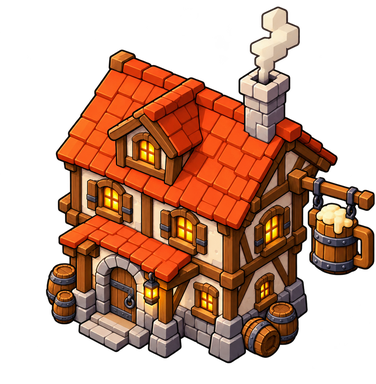
#> input picture src/assets/castle/tavern.png, 376 x 384 px, given in place of enemy-grunt.png, which was not available
$ python import-art.py ../src/assets/castle/tavern.png
#> lines starting #> are read from the running program, lines starting #| are printed output that depends on the picture; pictures that were not available may be replaced by others from this repository, and a replacement may not be noted
"""
Imports finished art from the project art folder into the game.

Sources are big transparent PNGs where the subject fills the canvas, so each
is cropped to its visible pixels and shrunk to a game-sized file. On-screen
sizes come from the renderer (the art guide's scale table), not the images.
Writes src/assets/<group>/<name> plus src/assets/aspects.json (width / height).

Usage: python3 tools/import-art.py [art folder] [--only dest,dest,...]
(--only re-imports just those destination files and keeps the rest of aspects.json.)
"""
import json
import sys
from pathlib import Path

from PIL import Image

args = [a for a in sys.argv[1:] if not a.startswith('--')]
ONLY = next((set(a.split('=', 1)[1].split(',')) for a in sys.argv[1:] if a.startswith('--only=')), None)
ART = Path(args[0] if args else '/mnt/project-files/art')
OUT = Path(__file__).resolve().parent.parent / 'src' / 'assets'

# (source, destination, longest side in pixels). Sizes are about twice the largest
# on-screen size at 1440p, so sprites stay sharp on high-DPI screens; WebP keeps the build small.
ITEMS = [
    *[(f'sprites/{n}.png', f'sprites/{n}.webp', 512) for n in [
        'enemy-grunt', 'enemy-chucker', 'enemy-rider', 'enemy-monk', 'enemy-runner', 'defender-soldier', 'defender-archer']],
    *[(f'sprites/{n}.png', f'sprites/{n}.webp', 768) for n in [
        'enemy-ogre', 'enemy-warlord', 'enemy-catapult', 'defender-catapult']],
    ('castle/tower-crossbow.png', 'castle/tower-crossbow.webp', 768),
    ('castle/keep.png', 'castle/keep.webp', 1024),
    ('fx/fx-bolt.png', 'fx/bolt.webp', 256),
    ('fx/fx-enemy-bolt.png', 'fx/enemy-bolt.webp', 256),
    ('fx/fx-royal-shield.png', 'fx/royal-shield.webp', 1024),
    ('fx/fx-royal-shield-hit.png', 'fx/royal-shield-hit.webp', 1024),
    ('characters/queen-neutral.png', 'characters/queen.webp', 512),
    ('castle/wall-damage-states.png', 'castle/wall-damage-states.webp', 1024),
    *[(f'fx/fx-{n}.png', f'fx/{n}.webp', 320) for n in [
        'arrow', 'boulder', 'rock', 'stone', 'explosion', 'impact', 'shield-arc', 'fireball']],
    *[(f'icons/icon-{n}.png', f'icons/{n}.png', 128) for n in [
        'gold', 'renown', 'shield', 'slap', 'vigor', 'call-wave']],
]

# Background maps are opaque, so they go in as JPEG at a size that keeps the voxel detail.
MAPS = [
    ('maps/forest-background-hd.png', 'maps/forest.jpg', 3072),
]
# Props sheet: a 4 x 2 grid; we use the crater and the scorch mark.
PROPS = [('maps/forest-props.png', 'maps/crater.webp', 6), ('maps/forest-props.png', 'maps/scorch.webp', 7)]

aspects = {}


# Images with faint alpha noise round the subject: cropped to the pixels that really show.
NOISY = {'fx/enemy-bolt.webp'}


def visible(im: Image.Image):
    """The box round the pixels that show, ignoring faint alpha noise."""
    return im.getchannel('A').point(lambda a: 255 if a > 8 else 0).getbbox()


def save(im: Image.Image, dest: str, side: int, box=None) -> None:
    if ONLY is not None and dest not in ONLY:
        return
    if box is None and im.mode == 'RGBA':
        box = visible(im) if dest in NOISY else im.getchannel('A').getbbox()
    if box:
        im = im.crop(box)
    scale = min(1, side / max(im.size))
    im = im.resize((max(1, round(im.width * scale)), max(1, round(im.height * scale))), Image.LANCZOS)
    path = OUT / dest
    path.parent.mkdir(parents=True, exist_ok=True)
    if dest.endswith('.jpg'):
        im.convert('RGB').save(path, quality=85, optimize=True)
    elif dest.endswith('.webp'):
        im.save(path, quality=88, method=6)
    else:
        im.save(path, optimize=True)
    aspects[Path(dest).stem] = round(im.width / im.height, 4)
    print(f'{dest}: {im.size}')


# The town's buildings: a 3 x 2 sheet (tavern, alchemist, blacksmith / chapel, forge), each drawn at its own angle.
# Each cell is cropped to its pixels plus a small transparent margin. `--town-only` runs just this step.
TOWN_SHEET = Path(__file__).resolve().parents[2] / 'output' / 'imagegen' / 'town-buildings-sheet-v2.png'
TOWN_KINDS = ['tavern', 'alchemist', 'blacksmith', 'chapel', 'forge']


def import_town():
    sheet = Image.open(TOWN_SHEET).convert('RGBA')
    w, h = sheet.width // 3, sheet.height // 2
    for i, kind in enumerate(TOWN_KINDS):
        cell = sheet.crop(((i % 3) * w, (i // 3) * h, (i % 3 + 1) * w, (i // 3 + 1) * h))
        x0, y0, x1, y1 = cell.getchannel('A').getbbox()
        m = 12
        box = (max(0, x0 - m), max(0, y0 - m), min(w, x1 + m), min(h, y1 + m))
        save(cell.crop(box), f'sprites/town-{kind}.webp', 768, (0, 0, box[2] - box[0], box[3] - box[1]))


if '--town-only' in sys.argv:
    aspects = {**json.loads((OUT / 'aspects.json').read_text())}
    import_town()
    (OUT / 'aspects.json').write_text(json.dumps(aspects, indent=2) + '\n')
    sys.exit()

for src, dest, side in ITEMS:
    save(Image.open(ART / src).convert('RGBA'), dest, side)
#> in save, `box = visible(im) if dest in NOISY else im.getchannel('A').getbbox()`: box = (0, 4, 376, 369)
#> in save, im is the input picture: PIL image 376x384 RGBA; mean R, G, B, A 78.6, 41.5, 23.5, 126.8
#> in save, `im = im.crop(box)`:
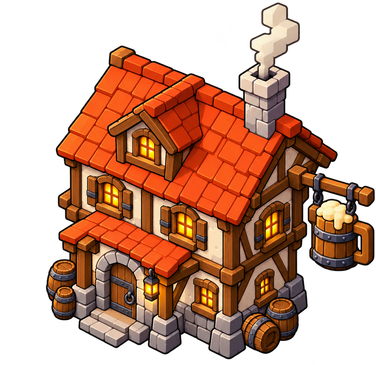
#> im: PIL image 376x365 RGBA; mean R, G, B, A 82.7, 43.7, 24.7, 133.4; transparent parts drawn white
#| sprites/enemy-grunt.webp: (376, 365)
#> pass 2 of the loop `for src, dest, side in ITEMS:`:
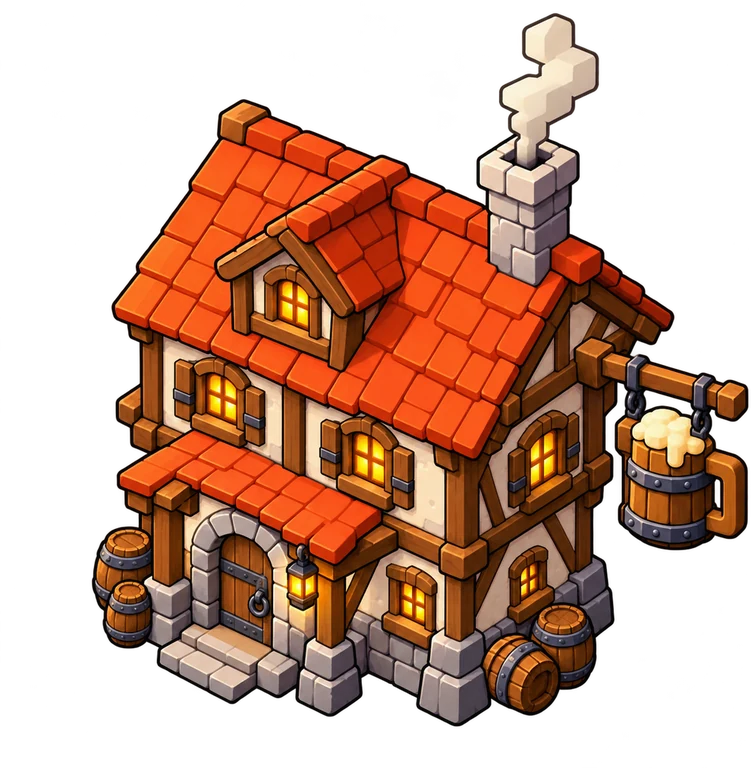
#> input picture src/assets/castle/tavern.webp, 751 x 768 px, given in place of enemy-chucker.png, which was not available
#> box = (0, 0, 751, 768)
#> in save, im is the input picture: PIL image 751x768 RGBA; mean R, G, B, A 79.4, 42.3, 24.9, 126.7
#> in save (call 2), `im = im.resize((max(1, round(im.width * scale)), max(1, round(im.heigh..`:
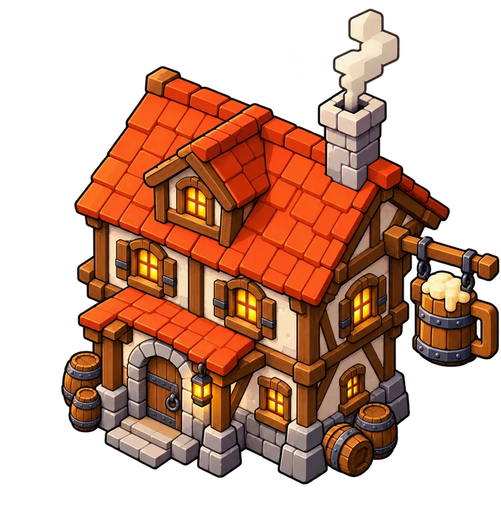
#> im: PIL image 501x512 RGBA; mean R, G, B, A 78.2, 41.5, 24.3, 126.7; transparent parts drawn white
#| sprites/enemy-chucker.webp: (501, 512)
#> (the run stopped early here; a loop or call above may not have finished)
